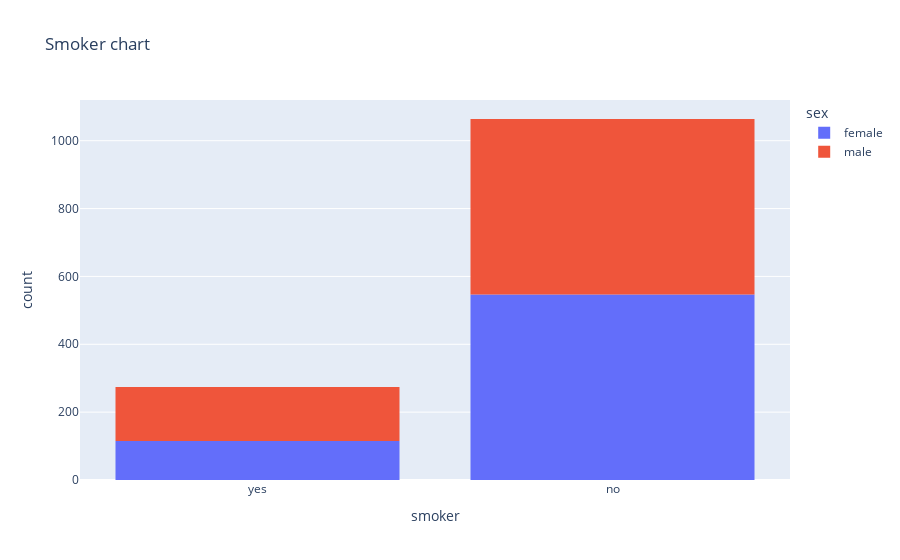

Here is the notebook cell this chart was saved with:
### Code cell
px.histogram(medical_df, x='smoker', color='sex',title='Smoker chart')

### Figure 1 — Plotly figure (JSON) as saved in the notebook; plotly's stock layout.template omitted (floating-point values rounded to 4 significant figures; data arrays with more than 128 entries replaced by an {"elided": "..."} marker saying what was removed)
{"data": [{"alignmentgroup": "True", "bingroup": "x", "hovertemplate": "sex=female<br>smoker=%{x}<br>count=%{y}<extra></extra>", "legendgroup": "female", "marker": {"color": "#636efa", "pattern": {"shape": ""}}, "name": "female", "offsetgroup": "female", "orientation": "v", "showlegend": true, "type": "histogram", "x": {"elided": "662 str values"}, "xaxis": "x", "yaxis": "y"}, {"alignmentgroup": "True", "bingroup": "x", "hovertemplate": "sex=male<br>smoker=%{x}<br>count=%{y}<extra></extra>", "legendgroup": "male", "marker": {"color": "#EF553B", "pattern": {"shape": ""}}, "name": "male", "offsetgroup": "male", "orientation": "v", "showlegend": true, "type": "histogram", "x": {"elided": "676 str values"}, "xaxis": "x", "yaxis": "y"}], "layout": {"barmode": "relative", "legend": {"title": {"text": "sex"}, "tracegroupgap": 0}, "title": {"text": "Smoker chart"}, "xaxis": {"anchor": "y", "domain": [0, 1], "title": {"text": "smoker"}}, "yaxis": {"anchor": "x", "domain": [0, 1], "title": {"text": "count"}}}}
